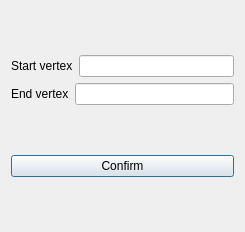
<?xml version="1.0" encoding="UTF-8"?>
<ui version="4.0">
 <class>StartEndDialog</class>
 <widget class="QDialog" name="StartEndDialog">
  <property name="geometry">
   <rect>
    <x>0</x>
    <y>0</y>
    <width>245</width>
    <height>232</height>
   </rect>
  </property>
  <property name="windowTitle">
   <string>Dialog</string>
  </property>
  <layout class="QGridLayout" name="gridLayout">
   <item row="0" column="0">
    <layout class="QVBoxLayout" name="verticalLayout">
     <item>
      <layout class="QHBoxLayout" name="horizontalLayout">
       <item>
        <widget class="QLabel" name="label">
         <property name="text">
          <string>Start vertex</string>
         </property>
        </widget>
       </item>
       <item>
        <widget class="QLineEdit" name="start_edit"/>
       </item>
      </layout>
     </item>
     <item>
      <layout class="QHBoxLayout" name="horizontalLayout_2">
       <item>
        <widget class="QLabel" name="label_2">
         <property name="text">
          <string>End vertex</string>
         </property>
        </widget>
       </item>
       <item>
        <widget class="QLineEdit" name="end_edit"/>
       </item>
      </layout>
     </item>
    </layout>
   </item>
   <item row="1" column="0">
    <widget class="QPushButton" name="confirmButton">
     <property name="text">
      <string>Confirm</string>
     </property>
    </widget>
   </item>
  </layout>
 </widget>
 <resources/>
 <connections/>
</ui>
